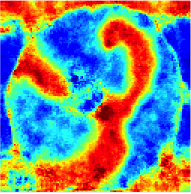
#> input picture reverseJet/im2.tif, 191 x 194 px
$ python reverseJet.py   (older library calls are emulated)
#> lines starting #> are read from the running program, lines starting #| are printed output that depends on the picture
from skimage import io as sio
import skimage

import numpy as np
import matplotlib
import matplotlib.pyplot as plt

def reverse_jet(img):
    img = skimage.img_as_float(sio.imread(img))
    jet = plt.cm.jet

    jet._init()
    lut = jet._lut[..., :3]

    z = img - lut[:, None, None, :]
    z *= z
    d = z.sum(axis=-1)

    out = d.argmin(axis=0)
    return out

if __name__ == '__main__':

    url = 'im2.tif'
    img = plt.imread(url)
#> img is the input picture: shape (194, 191, 3); mean R, G, B 119, 141.6, 139.5
    out = reverse_jet(url)
#> in reverse_jet, `out = d.argmin(axis=0)`:
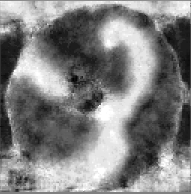
#> out: shape (194, 191) int64; min 0, max 255, mean 128.1

    f, (ax0, ax1, ax2) = plt.subplots(1, 3)
    ax0.imshow(img)
    ax1.imshow(skimage.color.rgb2grey(img), cmap=plt.cm.gray)
    ax2.imshow(out, cmap=plt.cm.gray)
    ax0.set_title("original")
    ax1.set_title("grayscale")
    ax2.set_title("reversed jet")
    for ax in [ax0, ax1, ax2]:
      ax.axis('off')

    plt.show()
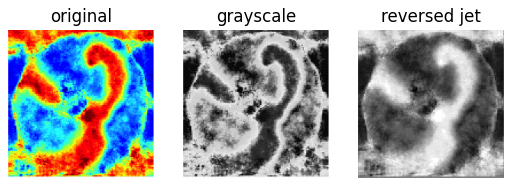
#> figure drawn by matplotlib, 3 panels
